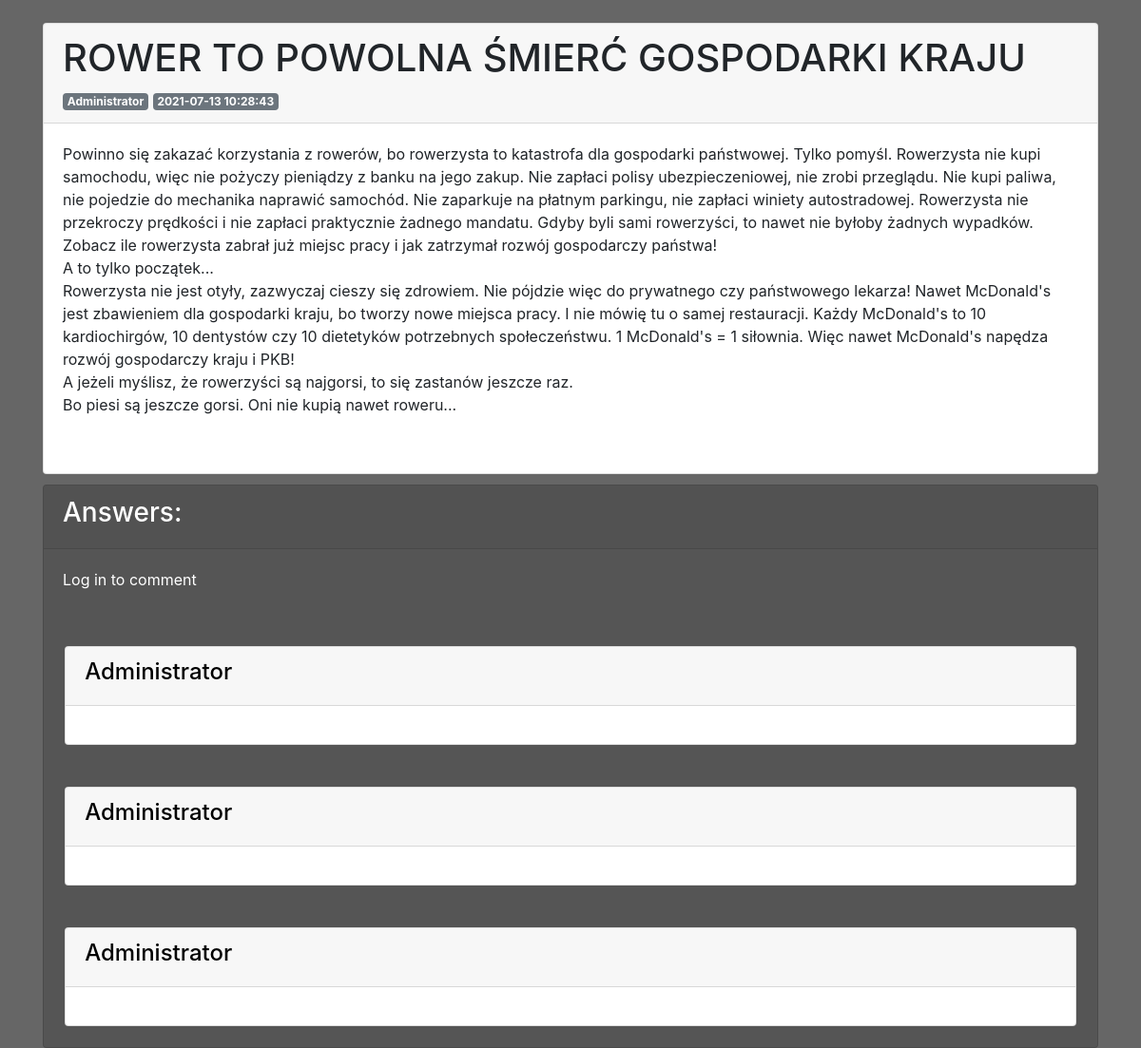
Screenshot of /post/3 with the database file from the repository.
### app.py (models this page shows, shortened)
class Post(Base):
     __tablename__="posty"
     id=Column(Integer, primary_key=True)
     tytul = Column(String)
     tresc = Column(String)
     autorid=Column(Integer, ForeignKey(Urzyszkodnik.id))
     dzialid=Column(Integer, ForeignKey(Dzial.id))
     create_date=Column(DateTime(timezone=False), server_default=func.now())

class Urzyszkodnik(Base):
     __tablename__='urzyszkodniki'
     id = Column(Integer, primary_key=True)
     name = Column(String, unique=True)
     password = Column(String, nullable=False)
     rola = Column(Integer, nullable=False, default=0)

### app.py (the view)
@app.route("/post/<postid>", methods=["POST", "GET"])
def post(postid):
     if request.method == "GET":
          autors.clear()
          postt=session.query(Post).filter(Post.id == postid).first()
          try:
               autor=session.query(Urzyszkodnik).filter(Urzyszkodnik.id==postt.autorid).first().name
          except:
               autor="Autor nie dostępny/usunięty"
          try:
               flasksession["user_id"]
               zalogowany=True
          except:
               zalogowany=False
          komentarze=session.query(Comment).filter(Comment.postid == postid).all()
          postmanagment = sprawdzenierangi("postmanagment")
          for i in komentarze:
               autors.append(session.query(Urzyszkodnik).filter(Urzyszkodnik.id == i.autorid).first().name)
          return(render_template("artykul.html",
               autors=autors,
               ilosckomentarzy=len(komentarze),
               postmanagment=postmanagment,
               post=postt,
               zalogowany=zalogowany,
               dzial="",
               autor=autor,
               komentarze=komentarze
          ))
     elif request.method == "POST":
          autorid = flasksession["user_id"]
          komentarz = request.form["komentarz"]
          session.add(Comment(postid, autorid, komentarz))
          session.commit()
          return redirect(request.url)

### app.py (called while the page is built)
def sprawdzenierangi(uprawnienie):
     permited=False
     try:
          rola=session.query(Urzyszkodnik).filter(Urzyszkodnik.id == flasksession["user_id"]).first().rola
          permited=getattr(session.query(Ranga).filter(Ranga.id == rola).first(), str(uprawnienie))
     except:
          None
     if not permited == True:
          permited == False
     return(permited)

### templates/artykul.html (shortened to what this page needs)
<!doctype html>
<html>
  <head>
        <link rel="stylesheet" href="https://cdn.jsdelivr.net/npm/bootstrap@4.6.0/dist/css/bootstrap.min.css">
    <link href="{{ url_for('static', filename='style.css') }}" rel="stylesheet">
  </head>
  </head>
  <body>
    <div class="container">
      <div class="row">
        <div class="col-12">
      <div class="card">
        <div class="card-header">
          <h1>{{post.tytul}}</h1>
          <div class="badge badge-secondary">{{autor}}</div>
          <div class="badge badge-secondary">{{post.create_date}}</div>
        </div>
        <div class="card-body">
          <p style="white-space: pre-line">{{post.tresc}}</p>
          <br>
            </div>
          </div>
          </div>
          <div class="col-12">
          <div class="card" style="color:white ; margin-top: 1%; background-color: #555;">
            <div class="card-header" style="color:white ;"><h3>Answers:</h3></div>
            <div class="card-body">
              {% if zalogowany %}
                <p>
              <button class="btn btn-primary" type="button" data-toggle="collapse" data-target="#collapseExample" aria-expanded="false" aria-controls="collapseExample">
                dodaj komentarz
              </button>
            </p>
            <div class="collapse" id="collapseExample" style="margin: 1%">
              <div class="card card-body">
            <form method="POST">
              <textarea name="komentarz" class="w-100"></textarea>
              <button action="submit" class="btn-primary btn">
                dodaj
              </button>
            </form>
              </div>
              {% else %}
              <p>Log in to comment</p>
              {% endif %}
            </div>
              {% for i in range(ilosckomentarzy) %}
              <div class="card" style="margin: 2%; color:black ;">
                <div class="card-header">
                  <h4>{{autors[i]}}</h4>
                </div>
                <div class="card-body">
                </div>
              </div>
            {% endfor %}
            </div>
          </div>
        </div>
      </div>
  </body>
</html>

### static/style.css (style rules this page uses)
.container { margin-top: 2%; }
.row { margin-top: 1%; }
body { background-color: #666; }

### rows the page displays
Post: tytul "ROWER TO POWOLNA ŚMIERĆ GOSPODARKI KRAJU", create_date "2021-07-13 10:28:43", tresc "Powinno się zakazać korzystania z rowerów, bo rowerzysta to katastrofa dla gospodarki państwowej. Tylko pomyśl. Rowerzysta nie kupi samochodu, więc nie pożyczy pieniądzy z banku na jego zakup. Nie zapłaci polisy ubezpieczeniowej, nie zrobi przeglądu. Nie kupi paliwa, nie pojedzie do mechanika naprawić samochód. Nie zaparkuje na płatnym parkingu, nie zapłaci winiety autostradowej. Rowerzysta nie przekroczy prędkości i nie zapłaci praktycznie żadnego mandatu. Gdyby byli sami rowerzyści, to nawet nie byłoby żadnych wypadków. Zobacz ile rowerzysta zabrał już miejsc pracy i jak zatrzymał rozwój gospodarczy państwa! A to tylko początek... Rowerzysta nie jest otyły, zazwyczaj cieszy się zdrowiem.…"
Urzyszkodnik: name "Administrator", name "Administrator" "Administrator" "Administrator"
